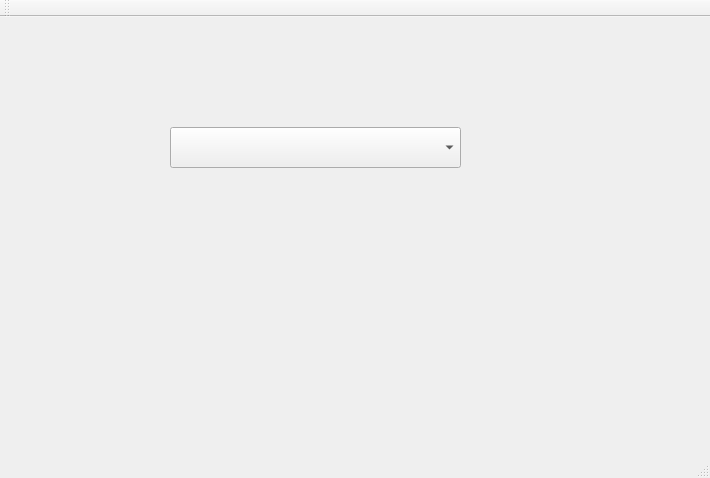
<?xml version="1.0" encoding="UTF-8"?>
<ui version="4.0">
 <class>MainWindow</class>
 <widget class="QMainWindow" name="MainWindow">
  <property name="geometry">
   <rect>
    <x>0</x>
    <y>0</y>
    <width>710</width>
    <height>478</height>
   </rect>
  </property>
  <property name="windowTitle">
   <string>MainWindow</string>
  </property>
  <widget class="QWidget" name="centralWidget">
   <widget class="QComboBox" name="comboBox">
    <property name="geometry">
     <rect>
      <x>170</x>
      <y>110</y>
      <width>291</width>
      <height>41</height>
     </rect>
    </property>
   </widget>
  </widget>
  <widget class="QMenuBar" name="menuBar">
   <property name="geometry">
    <rect>
     <x>0</x>
     <y>0</y>
     <width>710</width>
     <height>26</height>
    </rect>
   </property>
  </widget>
  <widget class="QToolBar" name="mainToolBar">
   <attribute name="toolBarArea">
    <enum>TopToolBarArea</enum>
   </attribute>
   <attribute name="toolBarBreak">
    <bool>false</bool>
   </attribute>
  </widget>
  <widget class="QStatusBar" name="statusBar"/>
 </widget>
 <layoutdefault spacing="6" margin="11"/>
 <resources/>
 <connections/>
</ui>
